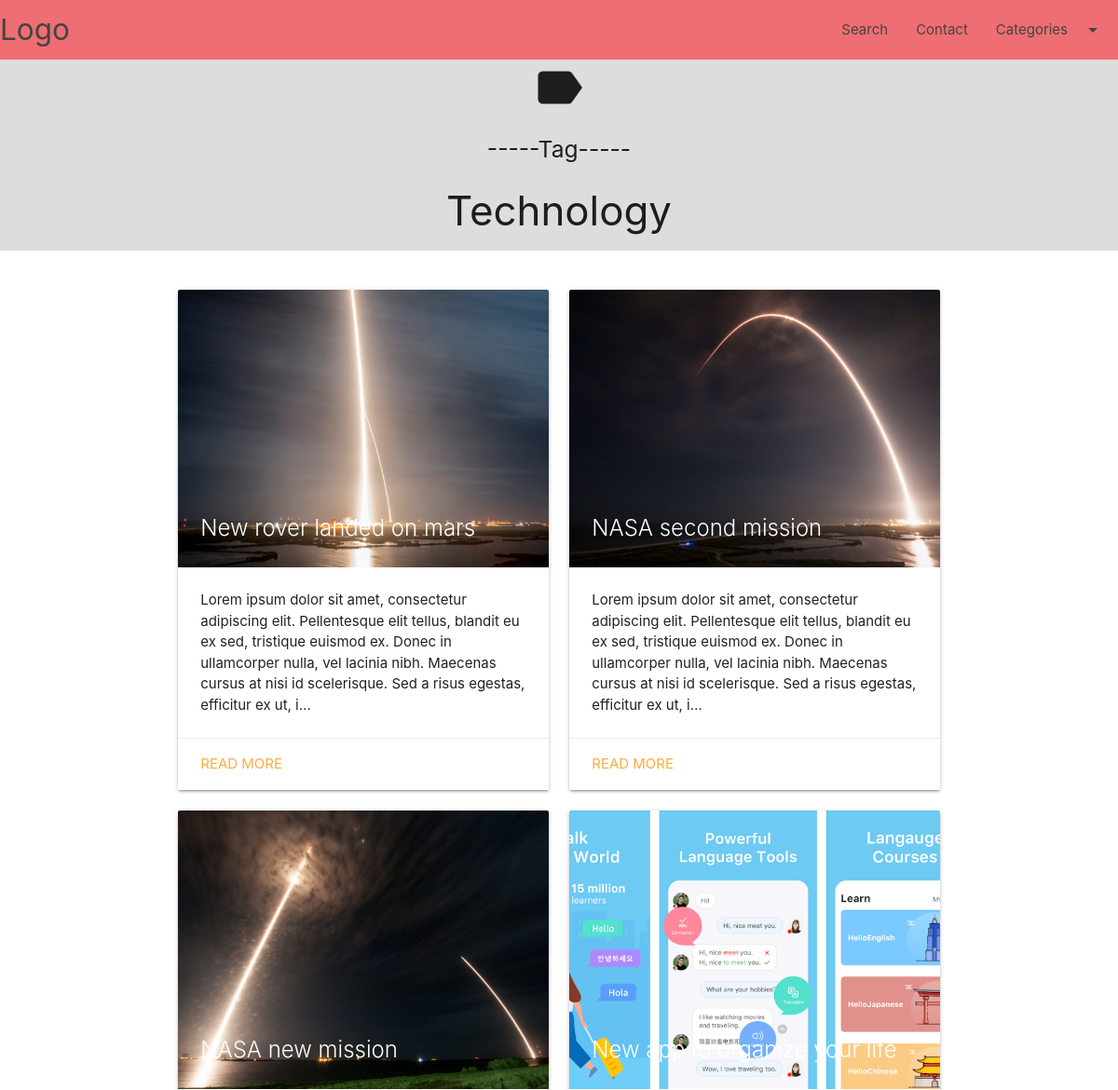
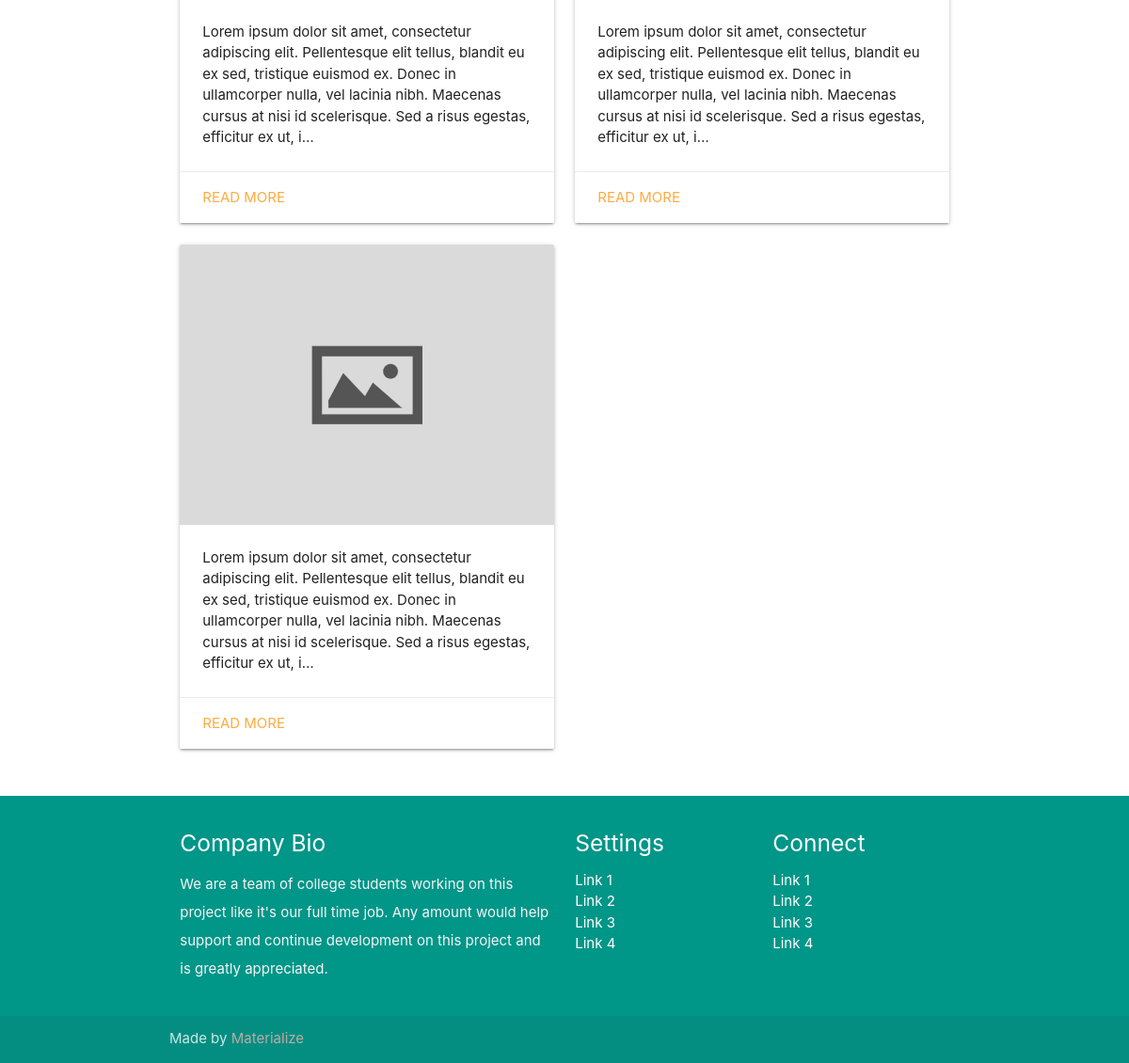
The page /post/tags/tech on the database its author committed (2 pictures, top to bottom).
### post/models.py (models this page shows, shortened)
class Post(models.Model):
	title = models.CharField(max_length=255, verbose_name='Title')
	slug = models.SlugField(unique=True)
	status = models.CharField(choices=STATUS_CHOICES, default='draft', max_length=10, verbose_name='Status')
	publication_date = models.DateTimeField(verbose_name='Created')
	category = models.ForeignKey(Category, on_delete=models.CASCADE, verbose_name='Category')
	picture = models.ImageField(upload_to='uploads/%Y/%m/%d', blank=True, null=True, verbose_name='Picture')
	content = RichTextUploadingField(verbose_name='Content')
	author = models.CharField(max_length=30, default='Anonymous', verbose_name='Created by')
	tags = models.ManyToManyField(Tag)
	class Meta:
		verbose_name='Post'
		verbose_name_plural = 'Posts'
	def get_absolute_url(self):
		return reverse('articledetails', args=[self.slug])

### post/views.py (the view)
# urls.py: path('tags/<slug:tag_slug>', tags, name='tags'),
def tags(request, tag_slug):
	tags = Tag.objects.all()
	articles = Post.objects.filter(status='published').order_by('-publication_date')
	if tag_slug:
		tag = get_object_or_404(Tag, slug=tag_slug)
		articles = articles.filter(tags=tag)
	template = loader.get_template('tags.html')
	context = {
		'articles':articles,
	}
	return HttpResponse(template.render(context, request))

### django_blog/templates/tags.html
{% extends 'base.html' %}
{% load static %}
{% block banner %}
 <div class="row">
        <div style="background-color: #ddd;" class="col s12 m12 center-align">
          <i class="material-icons medium">label</i>
          <h5>-----Tag-----</h5>
          <h3>Technology</h3>
        </div>
 </div>
{% endblock %}
{% block content %}
  <div class="row">
  {% for article in articles %}
      <div class="col s12 m6">
      <div class="card">
        <div class="card-image">
        {% if article.picture %}
          <a href="{{ article.get_absolute_url }}"><img src="{{ article.picture.url }}"></a>
          <a href="{{ article.get_absolute_url }}"><span class="card-title">{{ article.title }}</span></a>
        {% else %}
          <img src="{% static 'img/default-thumbnail.jpg' %}">
        {% endif %}
        </div>
        <div class="card-content">
          {{ article.content|truncatechars:250  }}
        </div>
        <div class="card-action">
          <a href="{{ article.get_absolute_url }}">Read more</a>
        </div>
      </div>
    </div>
  {% endfor %}
    </div>
{% endblock %}

### rows shown on the page
Post: picture (picture), title "New rover landed on mars", content "Lorem ipsum dolor sit amet, consectetur adipiscing elit. Pellentesque elit tellus, blandit eu ex sed, tristique euismod ex. Donec in ullamcorper nulla, vel lacinia nibh. Maecenas cursus at nisi id scelerisque. Sed a risus egestas, efficitur ex ut, i…"
Post: picture (picture), title "NASA second mission", content "Lorem ipsum dolor sit amet, consectetur adipiscing elit. Pellentesque elit tellus, blandit eu ex sed, tristique euismod ex. Donec in ullamcorper nulla, vel lacinia nibh. Maecenas cursus at nisi id scelerisque. Sed a risus egestas, efficitur ex ut, i…"
Post: picture (picture), title "NASA new mission", content "Lorem ipsum dolor sit amet, consectetur adipiscing elit. Pellentesque elit tellus, blandit eu ex sed, tristique euismod ex. Donec in ullamcorper nulla, vel lacinia nibh. Maecenas cursus at nisi id scelerisque. Sed a risus egestas, efficitur ex ut, i…"
Post: picture (picture), title "New app to organize your life", content "Lorem ipsum dolor sit amet, consectetur adipiscing elit. Pellentesque elit tellus, blandit eu ex sed, tristique euismod ex. Donec in ullamcorper nulla, vel lacinia nibh. Maecenas cursus at nisi id scelerisque. Sed a risus egestas, efficitur ex ut, i…"
Post: content "Lorem ipsum dolor sit amet, consectetur adipiscing elit. Pellentesque elit tellus, blandit eu ex sed, tristique euismod ex. Donec in ullamcorper nulla, vel lacinia nibh. Maecenas cursus at nisi id scelerisque. Sed a risus egestas, efficitur ex ut, i…"
